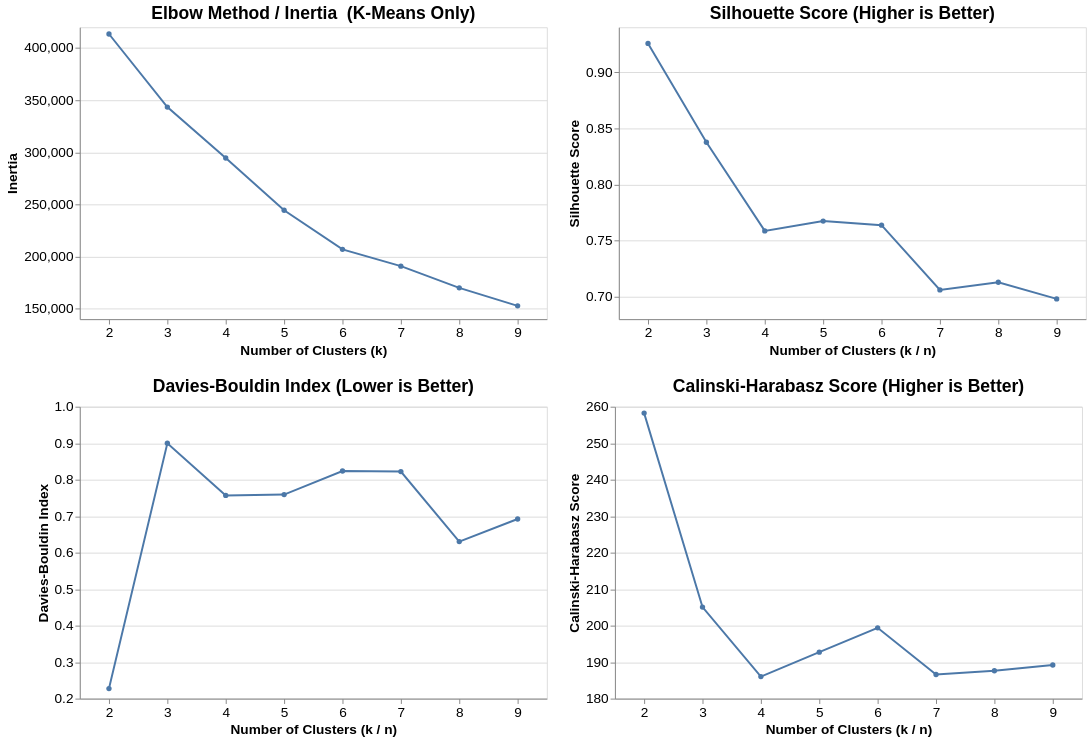

Notebook cell for this chart:
### Code cell
# ── K-Means Metrics ────────────────────────────────────────────────────────
k_range = range(2, 10)
inertias = []
silhouette_scores = []
davies_bouldin_scores = []
calinski_harabasz_scores = []

for k in k_range:
    kmeans = KMeans(n_clusters=k, random_state=42, n_init=10)
    labels = kmeans.fit_predict(X_scaled_minus_noise)
    inertias.append(kmeans.inertia_)
    silhouette_scores.append(silhouette_score(X_scaled_minus_noise, labels))
    davies_bouldin_scores.append(davies_bouldin_score(X_scaled_minus_noise, labels))
    calinski_harabasz_scores.append(calinski_harabasz_score(X_scaled_minus_noise, labels))
    
# # Convert to arrays for use in cell 11
inertias_arr       = np.array(inertias)
silhouette_arr     = np.array(silhouette_scores)
db_arr             = np.array(davies_bouldin_scores)
ch_arr             = np.array(calinski_harabasz_scores)

# ── Build tidy DataFrames ─────────────────────────────────────────────────
k_list = list(k_range)

inertia_df = pd.DataFrame({'k': k_list, 'Inertia': inertias})

shared_metrics_df = pd.DataFrame(
    [{'k': k, 'Method': 'K-Means',      'Silhouette': s, 'Davies-Bouldin': d, 'Calinski-Harabasz': c}
     for k, s, d, c in zip(k_list, silhouette_scores, davies_bouldin_scores, calinski_harabasz_scores)]
)

# ── Shared color scale ────────────────────────────────────────────────────
method_color = alt.Color(
    'Method:N',
    scale=alt.Scale(domain=['K-Means'], range=['#4C78A8']),
    title='Method',  legend=None
)

base_km     = alt.Chart(inertia_df).encode(
    x=alt.X('k:O', title='Number of Clusters (k)', axis=alt.Axis(labelAngle=0))
)
base_shared = alt.Chart(shared_metrics_df).encode(
    x=alt.X('k:O', title='Number of Clusters (k / n)', axis=alt.Axis(labelAngle=0)),
    color=method_color
)

elbow = base_km.mark_line(point=True, color='#4C78A8').encode(
    y=alt.Y('Inertia:Q', title='Inertia', scale=alt.Scale(zero=False)),
    tooltip=['k', 'Inertia']
).properties(
    title='Elbow Method / Inertia  (K-Means Only)',
    width=alt.Step(60), height=300
)

silhouette_chart = base_shared.mark_line(point=True).encode(
    y=alt.Y('Silhouette:Q', title='Silhouette Score', scale=alt.Scale(zero=False)),
    tooltip=['k', 'Method', 'Silhouette']
).properties(
    title='Silhouette Score (Higher is Better)',
    width=alt.Step(60), height=300
)

davies_chart = base_shared.mark_line(point=True).encode(
    y=alt.Y('Davies-Bouldin:Q', title='Davies-Bouldin Index', scale=alt.Scale(zero=False)),
    tooltip=['k', 'Method', 'Davies-Bouldin']
).properties(
    title='Davies-Bouldin Index (Lower is Better)',
    width=alt.Step(60), height=300
)

calinski_chart = base_shared.mark_line(point=True).encode(
    y=alt.Y('Calinski-Harabasz:Q', title='Calinski-Harabasz Score', scale=alt.Scale(zero=False)),
    tooltip=['k', 'Method', 'Calinski-Harabasz']
).properties(
    title='Calinski-Harabasz Score (Higher is Better)',
    width=alt.Step(60), height=300
)

(
    (elbow | silhouette_chart) & (davies_chart | calinski_chart)
).resolve_scale(
    y='independent'
).configure_axis(
    labelFontSize=14,
    titleFontSize=14,
).configure_title(
    fontSize=18
)

### Figure 1 — Vega-Lite specification as saved in the notebook (floating-point values rounded to 4 significant figures)
{"config": {"view": {"continuousWidth": 300, "continuousHeight": 300}, "axis": {"labelFontSize": 14, "titleFontSize": 14}, "title": {"fontSize": 18}}, "vconcat": [{"hconcat": [{"data": {"name": "data-d02e44727e62197c5a507e19e12e48b3"}, "mark": {"type": "line", "color": "#4C78A8", "point": true}, "encoding": {"tooltip": [{"field": "k", "type": "quantitative"}, {"field": "Inertia", "type": "quantitative"}], "x": {"axis": {"labelAngle": 0}, "field": "k", "title": "Number of Clusters (k)", "type": "ordinal"}, "y": {"field": "Inertia", "scale": {"zero": false}, "title": "Inertia", "type": "quantitative"}}, "height": 300, "title": "Elbow Method / Inertia  (K-Means Only)", "width": {"step": 60}}, {"data": {"name": "data-1859190fdb165bf207fd26efa5608450"}, "mark": {"type": "line", "point": true}, "encoding": {"color": {"field": "Method", "legend": null, "scale": {"domain": ["K-Means"], "range": ["#4C78A8"]}, "title": "Method", "type": "nominal"}, "tooltip": [{"field": "k", "type": "quantitative"}, {"field": "Method", "type": "nominal"}, {"field": "Silhouette", "type": "quantitative"}], "x": {"axis": {"labelAngle": 0}, "field": "k", "title": "Number of Clusters (k / n)", "type": "ordinal"}, "y": {"field": "Silhouette", "scale": {"zero": false}, "title": "Silhouette Score", "type": "quantitative"}}, "height": 300, "title": "Silhouette Score (Higher is Better)", "width": {"step": 60}}]}, {"hconcat": [{"mark": {"type": "line", "point": true}, "encoding": {"color": {"field": "Method", "legend": null, "scale": {"domain": ["K-Means"], "range": ["#4C78A8"]}, "title": "Method", "type": "nominal"}, "tooltip": [{"field": "k", "type": "quantitative"}, {"field": "Method", "type": "nominal"}, {"field": "Davies-Bouldin", "type": "quantitative"}], "x": {"axis": {"labelAngle": 0}, "field": "k", "title": "Number of Clusters (k / n)", "type": "ordinal"}, "y": {"field": "Davies-Bouldin", "scale": {"zero": false}, "title": "Davies-Bouldin Index", "type": "quantitative"}}, "height": 300, "title": "Davies-Bouldin Index (Lower is Better)", "width": {"step": 60}}, {"mark": {"type": "line", "point": true}, "encoding": {"color": {"field": "Method", "legend": null, "scale": {"domain": ["K-Means"], "range": ["#4C78A8"]}, "title": "Method", "type": "nominal"}, "tooltip": [{"field": "k", "type": "quantitative"}, {"field": "Method", "type": "nominal"}, {"field": "Calinski-Harabasz", "type": "quantitative"}], "x": {"axis": {"labelAngle": 0}, "field": "k", "title": "Number of Clusters (k / n)", "type": "ordinal"}, "y": {"field": "Calinski-Harabasz", "scale": {"zero": false}, "title": "Calinski-Harabasz Score", "type": "quantitative"}}, "height": 300, "title": "Calinski-Harabasz Score (Higher is Better)", "width": {"step": 60}}], "data": {"name": "data-1859190fdb165bf207fd26efa5608450"}}], "resolve": {"scale": {"y": "independent"}}, "$schema": "https://vega.github.io/schema/vega-lite/v6.1.0.json", "datasets": {"data-d02e44727e62197c5a507e19e12e48b3": [{"k": 2, "Inertia": 413500.0}, {"k": 3, "Inertia": 343400.0}, {"k": 4, "Inertia": 294600.0}, {"k": 5, "Inertia": 244500.0}, {"k": 6, "Inertia": 206900.0}, {"k": 7, "Inertia": 190900.0}, {"k": 8, "Inertia": 170000.0}, {"k": 9, "Inertia": 152800.0}], "data-1859190fdb165bf207fd26efa5608450": [{"k": 2, "Method": "K-Means", "Silhouette": 0.9256, "Davies-Bouldin": 0.2274, "Calinski-Harabasz": 258.2}, {"k": 3, "Method": "K-Means", "Silhouette": 0.8376, "Davies-Bouldin": 0.9, "Calinski-Harabasz": 205.1}, {"k": 4, "Method": "K-Means", "Silhouette": 0.7586, "Davies-Bouldin": 0.7569, "Calinski-Harabasz": 186.0}, {"k": 5, "Method": "K-Means", "Silhouette": 0.7673, "Davies-Bouldin": 0.7593, "Calinski-Harabasz": 192.7}, {"k": 6, "Method": "K-Means", "Silhouette": 0.7637, "Davies-Bouldin": 0.8237, "Calinski-Harabasz": 199.4}, {"k": 7, "Method": "K-Means", "Silhouette": 0.7061, "Davies-Bouldin": 0.8223, "Calinski-Harabasz": 186.6}, {"k": 8, "Method": "K-Means", "Silhouette": 0.7129, "Davies-Bouldin": 0.6303, "Calinski-Harabasz": 187.6}, {"k": 9, "Method": "K-Means", "Silhouette": 0.698, "Davies-Bouldin": 0.6922, "Calinski-Harabasz": 189.2}]}}
